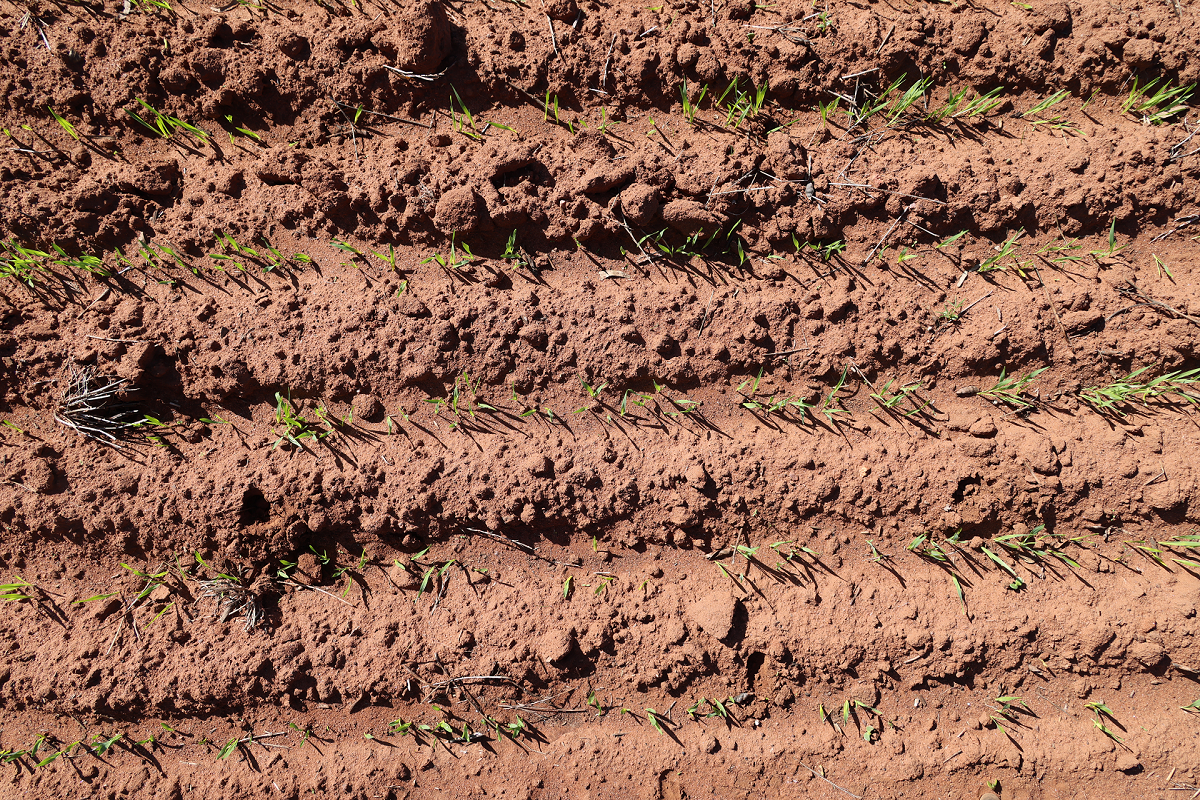
#> input picture testing/perf/1200x800.png, 1200 x 800 px, given in place of d1.mp4, which was not available
$ python packer_u.py
#> lines starting #> are read from the running program, lines starting #| are printed output that depends on the picture; after the words box and inside, x2 and y2 are one past the last pixel; in counts of white or black regions, pixels touching at a corner belong together; pictures that were not available may be replaced by others from this repository, and a replacement may not be noted
#> in video_process, frame is the input picture: shape (800, 1200, 3); mean B, G, R 83.7, 104, 147.5
### roiyolowd/util.py
import time
from typing import Tuple, Optional, List

import cv2
import numpy as np


# [12 lines left out: function rgba2ExGI, not called in this run]


def bgr2ExGI(bgr):
    """
    Calculate Excess Green Index for a bgr image
    """
    r = bgr[:, :, 2].astype(np.int32)
    g = bgr[:, :, 1].astype(np.int32)
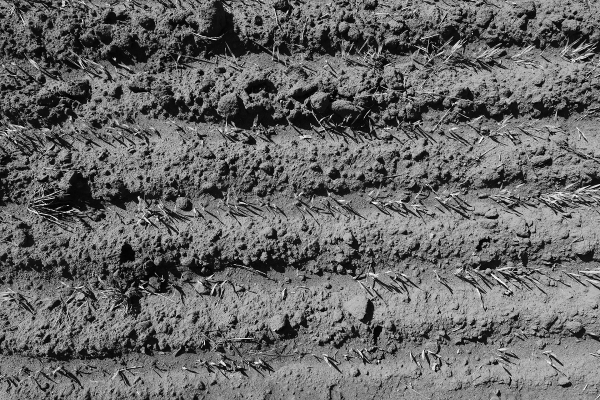
#> g: shape (800, 1200) int32 (shown at 1/2 size); min 0, max 255, mean 104
    b = bgr[:, :, 0].astype(np.int32)
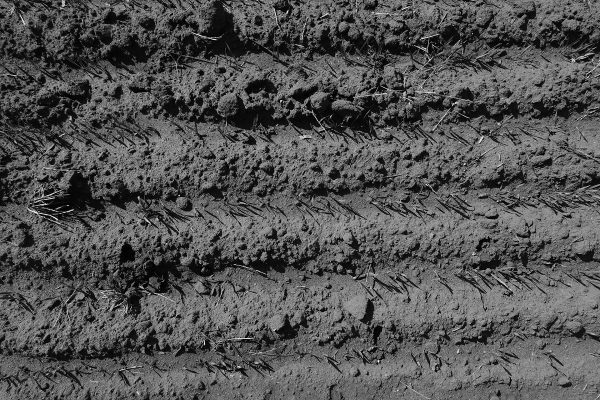
#> b: shape (800, 1200) int32 (shown at 1/2 size); min 0, max 255, mean 83.7

    exg = g + g - r - b
    np.clip(exg, 0, 255, out=exg)
#> exg: shape (800, 1200) int32; 232 distinct labels, from 0 to 236

    return exg.astype(np.uint8)


# [31 lines left out: function box_ioa1, not called in this run]


class Rect:
    __slots__ = ('x', 'y', 'w', 'h')

    def __init__(self, x: int, y: int, w: int, h: int):
        self.x: int = x
        self.y: int = y
        self.w: int = w
        self.h: int = h

    def contains(self, x0: int, y0: int) -> bool:
        return self.x <= x0 <= self.x + self.w and self.y <= y0 <= self.y + self.h

    def contains_rect(self, other: 'Rect') -> bool:
        return self.contains(other.x, other.y) and self.contains(other.x + other.w, other.y + other.h)

    def intersects(self, other: 'Rect') -> bool:
        return not (self.x + self.w < other.x or
                    other.x + other.w < self.x or
                    self.y + self.h < other.y or
                    other.y + other.h < self.y)

    def merge(self, other: 'Rect') -> 'Rect':
        new_x = min(self.x, other.x)
        new_y = min(self.y, other.y)
        new_w = max(self.right, other.right) - new_x
        new_h = max(self.bottom, other.bottom) - new_y
        return Rect(new_x, new_y, new_w, new_h)

    def __repr__(self):
        return f'({self.x}, {self.y}, {self.w}, {self.h})'

    @property
    def pt1(self) -> Tuple[int, int]:
        return self.x, self.y

    @property
    def pt2(self) -> Tuple[int, int]:
        return self.x + self.w, self.y + self.h

    @property
    def area(self) -> int:
        return self.w * self.h

    @property
    def right(self) -> int:
        return self.x + self.w

    @property
    def bottom(self) -> int:
        return self.y + self.h

    @classmethod
    def from_tuple(cls, t: Tuple[int, int, int, int]):
        return Rect(t[0], t[1], t[2], t[3])

    def __iter__(self):
        for e in [self.x, self.y, self.w, self.h]:
            yield e


class WeedLabel:
    __slots__ = ('rect', 'cls', 'conf')

    # [4 lines left out: function __init__, not called in this run]

    def __repr__(self):
        return f"[{self.rect} cls={self.cls} conf={self.conf}]"


class RectMapping:
    __slots__ = ('src', 'dst')

    def __init__(self, src: Rect, dst: Optional[Rect]):
        self.src = src
        self.dst = dst

    def __repr__(self):
        return f'({self.src} -> {self.dst})'


# [75 lines left out: functions draw_boxes, draw_labels, split_list_randomly, sample_rects, not called in this run]


class Stopwatch:
    """
    A timer that prints something when it is stopped.
    This simplifies timing code sections.
    Usage:
        sw = Stopwatch()
        sw.start() # optional
        # your code
        sw.stop("label")
    """

    def __init__(self):
        self.startT = 0
        self.start()

    def start(self):
        self.startT = time.time()

    def stop(self, name: str = None):
        el_ms = int(1000 * (time.time() - self.startT))
        if name is not None:
            print(f"[{name}] {el_ms}ms")
        self.start()
        return el_ms


# [65 lines left out: functions intersection_area, calculate_iou, merge_overlapping_rectangles2, not called in this run]


def merge_overlapping_rectangles(rects0: List[Rect]) -> List[Rect]:
    """
    Any two overlapping rectangles are merged into their minimum bounding rectangle.
    This method is best-case O(N^2) and worst-case O(N^2.5), good enough for most cases.
    """
    rects = sorted(rects0, key=lambda r: r.x)  # sort the array but idk if it helps at all.
    q1, q2 = [], []

    for u in rects:
        changed = True
        while changed:
            changed = False
            for v in q1:
                if u.intersects(v):
                    u = u.merge(v)
                    changed = True
                else:
                    q2.append(v)
            q1.clear()
            q1, q2 = q2, q1

        q1.append(u)
    return q1

### roiyolowd/roi_extractor.py
from abc import ABC, abstractmethod
from typing import List

import cv2
import numpy as np

from roiyolowd.util import Rect, merge_overlapping_rectangles, bgr2ExGI


class ROIExtractor(ABC):
    @abstractmethod
    def extract_roi(self, image: np.array) -> List[Rect]:
        pass


class ExGIGreenExtractor(ROIExtractor):
    def __init__(self, exgi_threshold: int = 25, max_size: int = 1080 * 0.4, min_size: int = 5,
                 merge_overlapping_rects: bool = True):
        """
        Args:
            exgi_threshold:
            max_size: The maximum width or height an ROI tile can have to still be considered valid; otherwise, it will be considered as part of a crop row.
            min_size: The minimum width or height an ROI tile must have to still be considered valid; otherwise, it will be considered as noise.
            merge_overlapping_rects: Merge overlapping ROIs or not. Merging overlapping ROIs can prevent the same plant from showing up in multiple ROIs.
        """
        self.exgi_threshold = exgi_threshold
        self.max_size = max_size
        self.size_threshold = min_size
        self.merge_overlapping_rects = merge_overlapping_rects

    def extract_roi(self, bgr_img: np.ndarray) -> List[Rect]:
        return self.extract_green_regions_bgr(bgr_img)

    def extract_green_regions_bgr(self, image: np.ndarray) -> List[Rect]:
        exg = bgr2ExGI(image)

        _, b1 = cv2.threshold(exg, self.exgi_threshold, 255, cv2.THRESH_BINARY)
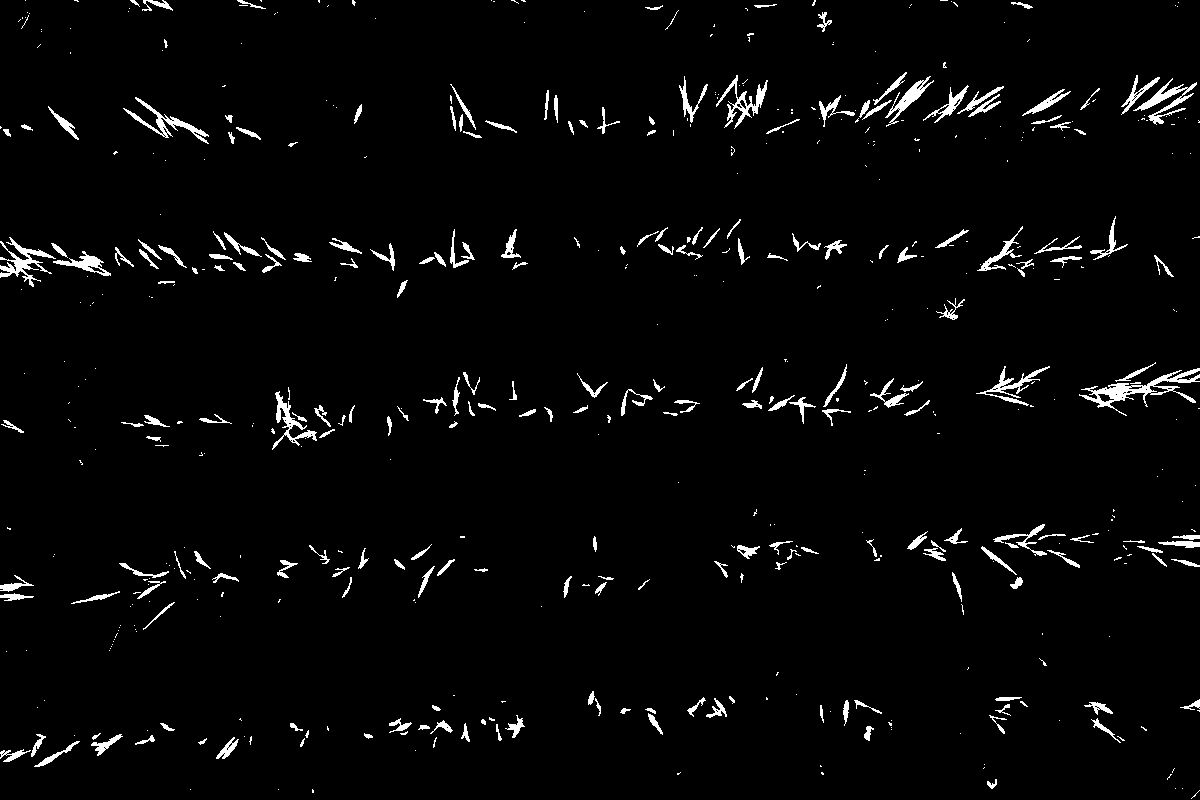
#> b1: shape (800, 1200); 2.8% white; 549 white regions (320 under 20 px), largest, box (x1, y1, x2, y2) and area: (1079, 368, 1200, 416) 1322, (0, 237, 56, 287) 797, (1133, 78, 1197, 125) 741

        # [12 lines of commented-out code are left out]
        b2 = cv2.morphologyEx(b1, cv2.MORPH_CLOSE, cv2.getStructuringElement(cv2.MORPH_RECT, (20, 20)))
#> b2: shape (800, 1200); 7.7% white; 202 white regions (114 under 20 px), largest, box (x1, y1, x2, y2) and area: (680, 63, 1005, 157) 10060, (0, 232, 313, 296) 6959, (72, 548, 240, 633) 3585
        # cv2.imshow("b2", b2)

        num_labels, labels, stats, centroids = cv2.connectedComponentsWithStats(b2, connectivity=8)
#> labels: shape (800, 1200) int32; 203 distinct labels, from 0 to 202
#> (the rest of the program and of its run is left out)
